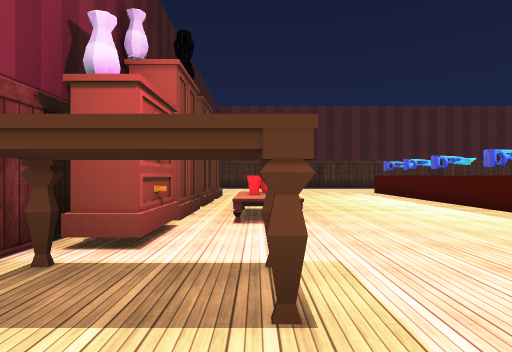
[1] (above)

18 first-person views from a walk through a 3-D level made in the Unity game engine. The camera is 1.4 m above the floor, looks level and sees 80° across. The floor is counted in squares, 2 m on a side. Each view is taken from the middle of a square. On the plan, view 1 faces up. The plan holds only what a view shows up to about 10 squares ahead; the rest is blank. The place goes on beyond the plan. The player is left out. Some surface patterns are stand-ins.

[2]
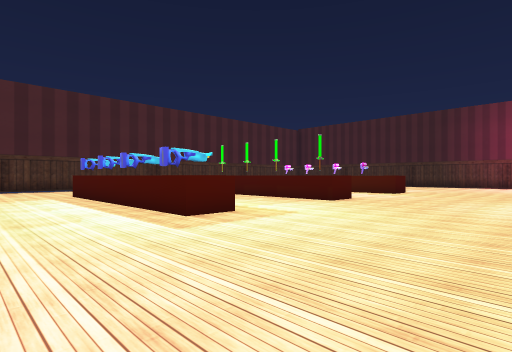

[3]
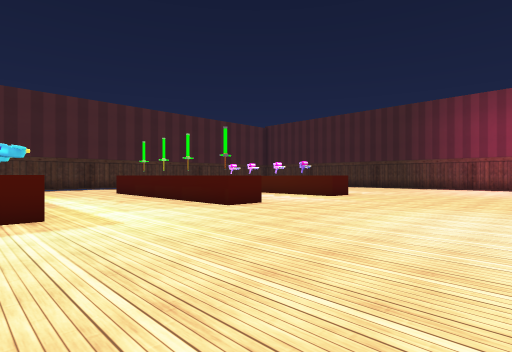

[4]
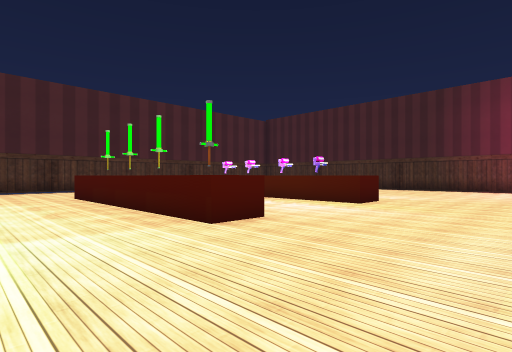

[5]
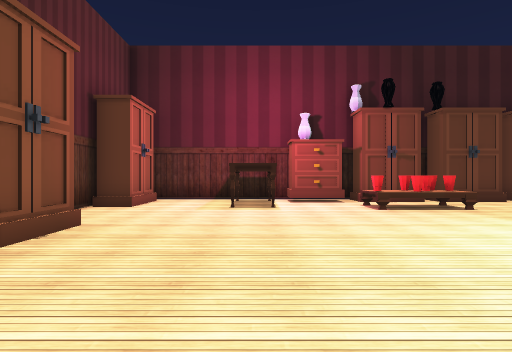

[6]
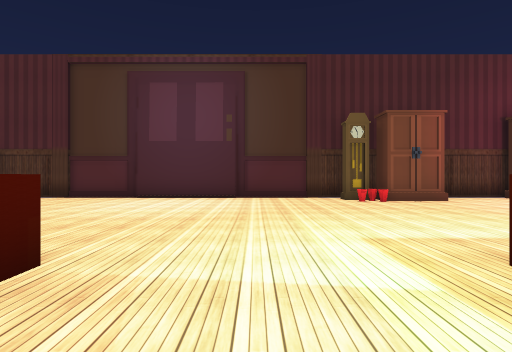

[7]
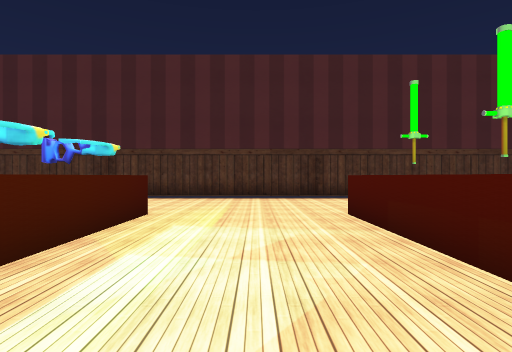

[8]
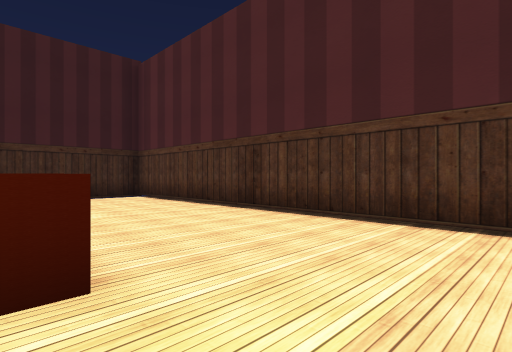

[9]
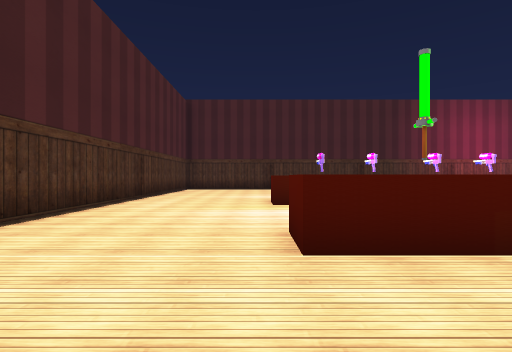

[10]
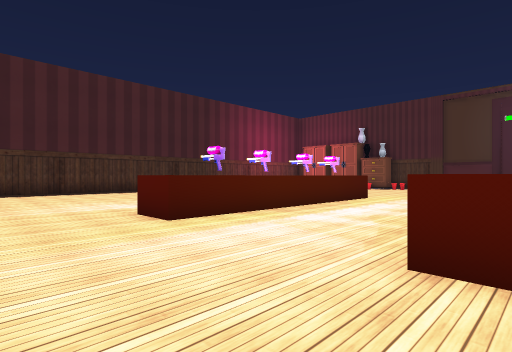

[11]
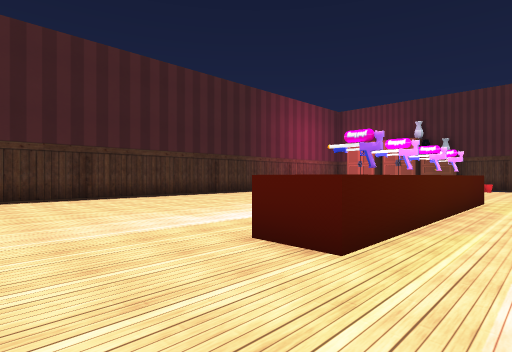

[12]
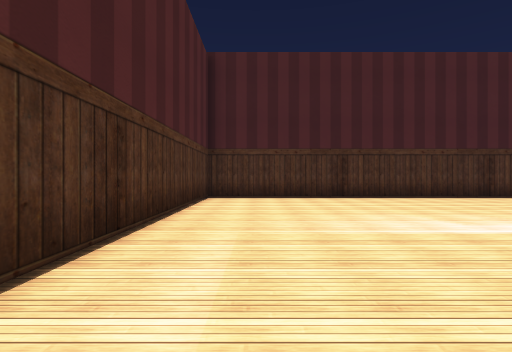

[13]
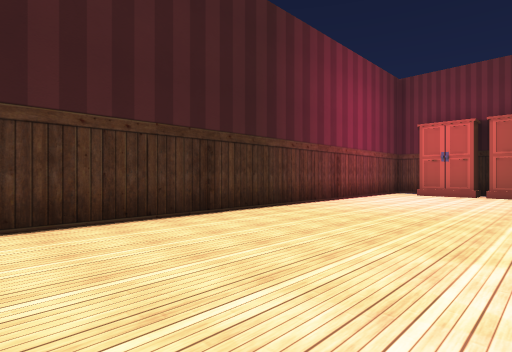

[14]
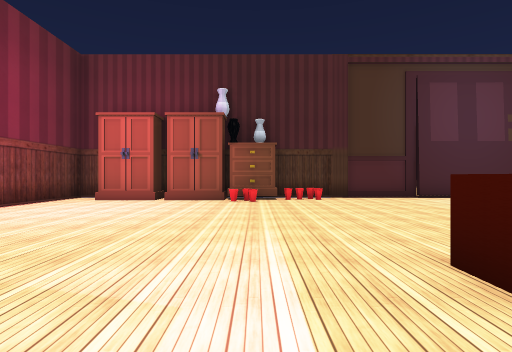

[15]
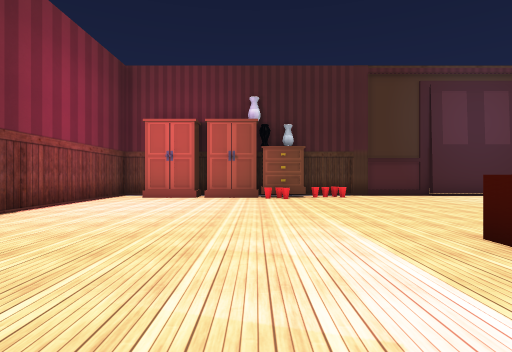

[16]
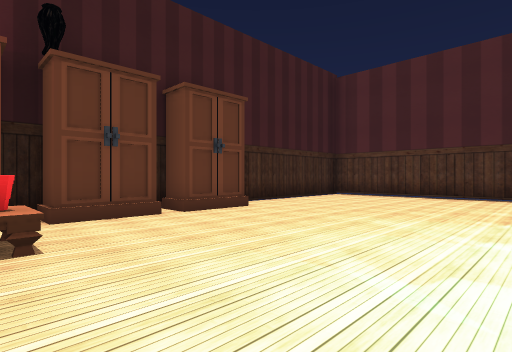

[17]
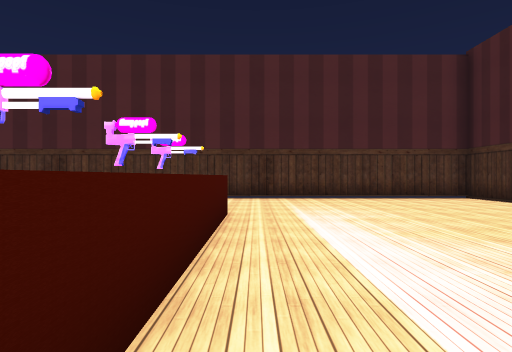

[18]
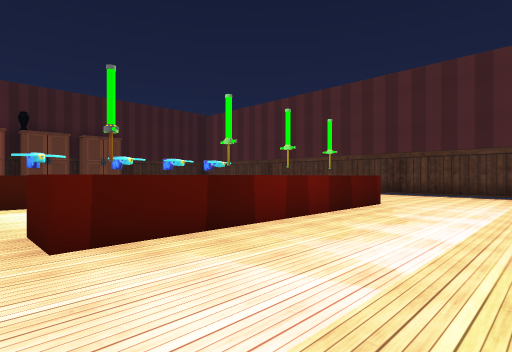

### Floor plan
Key: @ floor where view 1 was taken; # wall or solid block; x gap in a wall; . floor; ^ raised ledge; W wardrobe; C cup; R drawers; T table; S sword; G gun; L clock; O other object.
Columns run from 3 left of view 1 to 23 right of it. Each row starts with its distance up from view 1.
 17 ###########################
 16 #.........................#
 15 #.........................#
 14 #.........................#
 13 #.........................#
 12 #.......^O...^....^.......#
 11   ......^O...S....G.......#
 10   W.....^O...S....G.......#
  9 #.......^^...^....^.......#
  8   W.....^O...S....G.......#
  7  #......^^...^....G.......#
  6  W.C....^O...S....^.......#
  5  #.C......................#
  4 ##R.......................#
  3 #.x.......................#
  2 #.TT......................#
  1 #.........................#
  0 #..@................C.....#
 -1 #.#W..#WCL.........CRW#W#.#
 -2   #########################

Where each view was taken, in squares from view 1:
view 1: 0 up, 0 right, facing up
view 2: 1 up, 2 right, facing up-right
view 3: 0 up, 5 right, facing up-right
view 4: 2 up, 7 right, facing up-right
view 5: 2 up, 7 right, facing left
view 6: 8 up, 8 right, facing down
view 7: 7 up, 8 right, facing up
view 8: 12 up, 8 right, facing up-left
view 9: 13 up, 7 right, facing right
view 10: 15 up, 10 right, facing down-right
view 11: 15 up, 13 right, facing down-right
view 12: 15 up, 13 right, facing right
view 13: 11 up, 18 right, facing down-right
view 14: 8 up, 17 right, facing down
view 15: 9 up, 18 right, facing down
view 16: 6 up, 4 right, facing up-left
view 17: 7 up, 16 right, facing up
view 18: 5 up, 14 right, facing up-left
